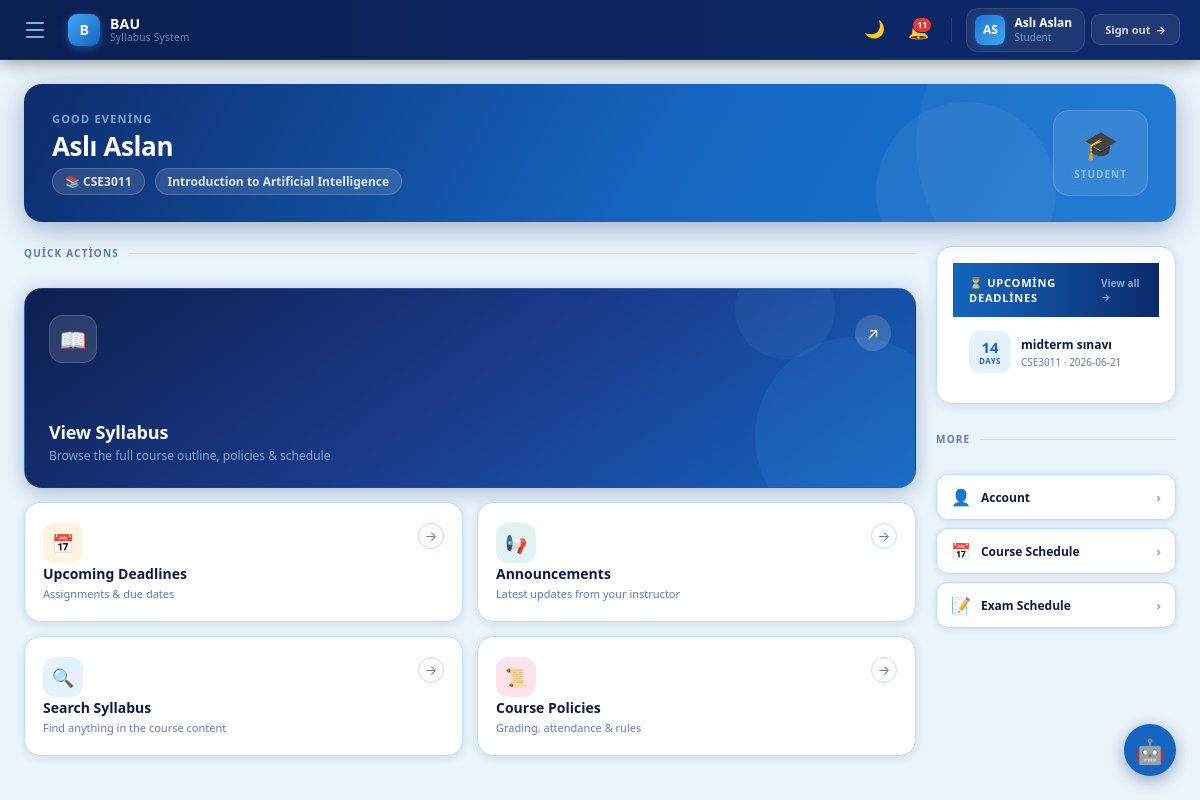
/dashboard (signed in), run on the app's committed database.
### tables this page shows
CREATE TABLE courses (
        id INTEGER PRIMARY KEY AUTOINCREMENT,
        code TEXT UNIQUE NOT NULL,
        name TEXT NOT NULL,
        instructor_id INTEGER NOT NULL,
        department TEXT DEFAULT '',
        credit INTEGER DEFAULT 3,
        delivery TEXT DEFAULT 'face-to-face',
        course_type TEXT DEFAULT 'Departmental Elective',
        classroom TEXT DEFAULT '',
        schedule TEXT DEFAULT '',
        office TEXT DEFAULT '',
        office_hours TEXT DEFAULT '',
        email TEXT DEFAULT '',
        cv_link TEXT DEFAULT '',
        FOREIGN KEY(instructor_id) REFERENCES users(id)
    );

CREATE TABLE deadlines (
        id INTEGER PRIMARY KEY AUTOINCREMENT,
        course_id INTEGER NOT NULL,
        title TEXT NOT NULL,
        due_date TEXT NOT NULL,
        FOREIGN KEY(course_id) REFERENCES courses(id)
    );

### app.py (the view)
@app.route("/dashboard")
@login_required
def dashboard():
    courses = get_user_courses()
    return render_template("dashboard.html",
                           user=session, courses=courses,
                           current_course=courses[0] if courses else None,
                           upcoming=get_upcoming_deadlines(courses))

### app.py (called while the page is built)
@app.context_processor
def inject_notif_count():
    if "user_id" in session:
        try:
            conn = get_conn()
            cnt = conn.execute(
                "SELECT COUNT(*) FROM notifications WHERE user_id=? AND is_read=0",
                (session["user_id"],)
            ).fetchone()[0]
            conn.close()
            return {"notif_count": cnt}
        except Exception:
            pass
    return {"notif_count": 0}

def login_required(f):
    from functools import wraps
    @wraps(f)
    def decorated(*args, **kwargs):
        if "user_id" not in session:
            return redirect(url_for("login"))
        return f(*args, **kwargs)
    return decorated

def get_user_courses():
    conn = get_conn()
    if session["role"] == "student":
        rows = conn.execute("""SELECT c.* FROM courses c
                               JOIN enrollments e ON e.course_id=c.id
                               WHERE e.student_id=?""", (session["user_id"],)).fetchall()
    else:
        rows = conn.execute("SELECT * FROM courses WHERE instructor_id=?",
                            (session["user_id"],)).fetchall()
    conn.close()
    return [dict(r) for r in rows]

### db.py (called while the page is built)
def get_conn():
    conn = sqlite3.connect(DB_PATH)
    conn.row_factory = sqlite3.Row
    return conn

### templates/dashboard.html (shortened to what this page needs)
{% extends "base.html" %}
{% block content %}
{% set cid = current_course.id if current_course else 0 %}
<div class="dash-welcome">
  <div class="welcome-left">
    <div class="welcome-eyebrow" id="greeting-text">Hello</div>
    <div class="welcome-name">{{ user.full_name or user.username }}</div>
    <div class="welcome-meta">
      {% if current_course %}
        <span class="welcome-chip">📚 {{ current_course.code }}</span>
        <span class="welcome-chip">{{ current_course.name }}</span>
      {% else %}
        <span class="welcome-chip">No course selected</span>
      {% endif %}
    </div>
  </div>
  <div class="welcome-right">
    <span class="welcome-role-icon">{% if user.role == 'student' %}🎓{% else %}👨‍🏫{% endif %}</span>
    <div class="welcome-role-label">{{ user.role|capitalize }}</div>
  </div>
</div>
<div class="dash-grid">
  <div class="tiles-area">
    <div class="section-hdr">Quick Actions</div>
    <a href="/course/{{ cid }}/syllabus" class="tile-hero">
      <div class="tile-hero-top">
        <div class="tile-hero-icon">📖</div>
        <div class="tile-hero-arrow">↗</div>
      </div>
      <div class="tile-hero-bottom">
        <div class="tile-hero-label">View Syllabus</div>
        <div class="tile-hero-desc">Browse the full course outline, policies &amp; schedule</div>
      </div>
    </a>
    <div class="tiles-row">
      {% if user.role == 'student' %}
        <a href="/course/{{ cid }}/deadlines" class="tile-std tile-orange">
          <div class="tile-std-top">
            <div class="tile-icon-wrap">📅</div>
            <div class="tile-std-action">→</div>
          </div>
          <div class="tile-std-bottom">
            <div class="tile-std-label">Upcoming Deadlines</div>
            <div class="tile-std-desc">Assignments &amp; due dates</div>
          </div>
        </a>
        <a href="/course/{{ cid }}/announcements" class="tile-std tile-teal">
          <div class="tile-std-top">
            <div class="tile-icon-wrap">📢</div>
            <div class="tile-std-action">→</div>
          </div>
          <div class="tile-std-bottom">
            <div class="tile-std-label">Announcements</div>
            <div class="tile-std-desc">Latest updates from your instructor</div>
          </div>
        </a>
        <a href="/course/{{ cid }}/search" class="tile-std tile-blue">
          <div class="tile-std-top">
            <div class="tile-icon-wrap">🔍</div>
            <div class="tile-std-action">→</div>
          </div>
          <div class="tile-std-bottom">
            <div class="tile-std-label">Search Syllabus</div>
            <div class="tile-std-desc">Find anything in the course content</div>
          </div>
        </a>
        <a href="/all-policies" class="tile-std tile-rose">
          <div class="tile-std-top">
            <div class="tile-icon-wrap">📜</div>
            <div class="tile-std-action">→</div>
          </div>
          <div class="tile-std-bottom">
            <div class="tile-std-label">Course Policies</div>
            <div class="tile-std-desc">Grading, attendance &amp; rules</div>
          </div>
        </a>
      {% endif %}
    </div>
  </div>
  <div class="side-panel">
    <div class="countdown-card">
      <div class="countdown-card-hdr">
        <div class="countdown-card-title">⏳ Upcoming Deadlines</div>
        <a href="/course/{{ cid }}/deadlines" class="countdown-card-link">View all →</a>
      </div>
      <div class="countdown-body">
        {% if upcoming %}
          {% for d in upcoming %}
            <a href="/course/{{ d.course_id }}/deadlines" class="countdown-item">
              <div class="cd-badge {% if d.days <= 3 %}cd-soon{% elif d.days <= 10 %}cd-near{% else %}cd-far{% endif %}">
                <span class="num">{{ d.days }}</span>
                <span class="lbl">{{ 'day' if d.days == 1 else 'days' }}</span>
              </div>
              <div class="cd-meta">
                <div class="cd-title">{{ d.title }}</div>
                <div class="cd-sub">{{ d.course_code }} · {{ d.due_date }}</div>
              </div>
            </a>
          {% endfor %}
        {% else %}
          <div class="cd-empty">No upcoming deadlines 🎉</div>
        {% endif %}
      </div>
    </div>
    <div class="section-hdr" style="margin-top:4px;">More</div>
    <div class="quick-links">
      <a href="/account" class="quick-link" style="--quick-color:#42A5F5">
        <span class="quick-link-icon">👤</span>
        <span class="quick-link-text">Account</span>
        <span class="quick-link-arrow">›</span>
      </a>
      <a href="/course-schedule" class="quick-link" style="--quick-color:#26A69A">
        <span class="quick-link-icon">📅</span>
        <span class="quick-link-text">Course Schedule</span>
        <span class="quick-link-arrow">›</span>
      </a>
      <a href="/exam-schedule" class="quick-link" style="--quick-color:#AB47BC">
        <span class="quick-link-icon">📝</span>
        <span class="quick-link-text">Exam Schedule</span>
        <span class="quick-link-arrow">›</span>
      </a>
    </div>
  </div>
</div>
{% endblock %}

### templates/base.html (style rules this page uses)
* { box-sizing:border-box;margin:0;padding:0 }
:root { --navy:#0B2A6B;--navy-mid:#1565C0;--navy-light:#1A3A8A; --sky:#42A5F5;--sky-light:#90CAF9;--sky-pale:#E3F2FD; --white:#FFFFFF;--bg:#EAF4FB;--card-hdr:#0D47A1; --border:#BBDEFB;--text:#0D1B4B;--subtext:#5C7BB8; --green:#2E7D32;--red:#C62828; --card:#FFFFFF;--surface:#FFFFFF;--input-bg:#FFFFFF; --shadow:rgba(11,42,107,0.12);--shadow-strong:rgba(11,42,107,0.18); --chat-bg:#0D2B6E;--tile-light-bg:#D9E8F7;--tile-dark-bg:#0D2563; }
body { font-family:'Segoe UI',system-ui,-apple-system,sans-serif;background:var(--bg);color:var(--text);min-height:100vh;display:flex;flex-direction:column;transition:background .3s ease,color .3s ease; }
.countdown-card { background:var(--card);border:1px solid var(--border);border-radius:14px;padding:16px;box-shadow:0 2px 10px var(--shadow);margin-bottom:10px; }
.countdown-item { display:flex;align-items:center;gap:10px;padding:8px 0;border-bottom:1px solid var(--border); }
.countdown-item:last-child { border-bottom:none; }
.cd-far { background:var(--sky-pale);color:var(--navy-mid); }

### data on the page
courses: code "CSE3011", name "Introduction to Artificial Intelligence", course_code "CSE3011"
deadlines: title "midterm sınavı", due_date "2026-06-21"

### other printed values
{{ notif_count }} "11"
{{ (user.full_name or user.username)[:2] }} "AS"
{{ user.full_name or user.username }} "Aslı Aslan"
{{ user.role|capitalize }} "Student"
{{ user.role|capitalize }} "STUDENT"
{{ d.days }} "14"
{{ 'day' if d.days == 1 else 'days' }} "DAYS"
